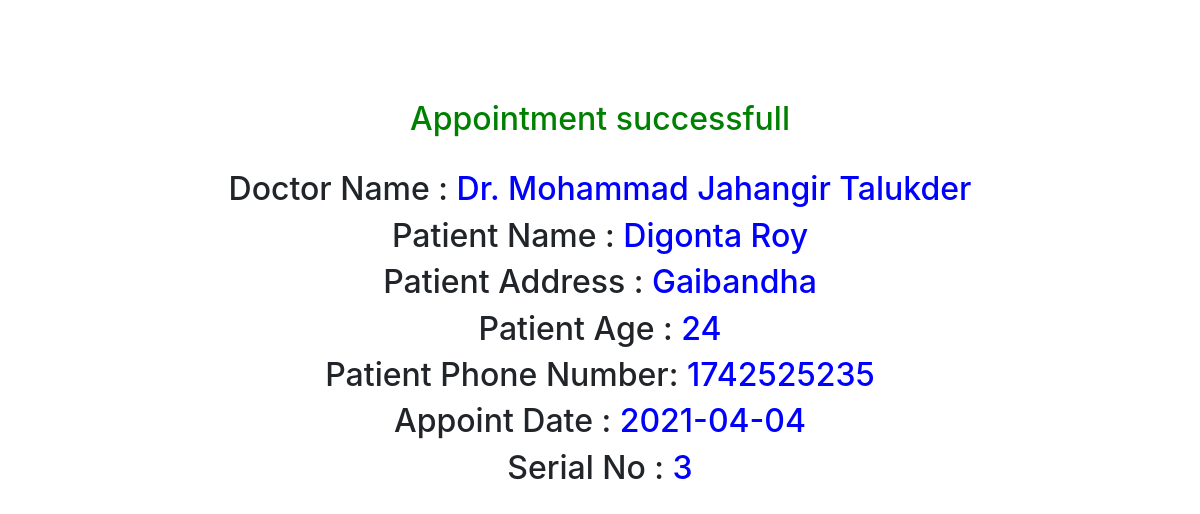
/appointment.php (signed in), run on the app's committed database.
### tables this page shows
CREATE TABLE `appointmentinfo` (
  `id` int(100) NOT NULL,
  `name` varchar(100) NOT NULL,
  `address` varchar(255) NOT NULL,
  `age` int(100) NOT NULL,
  `pnumber` int(100) NOT NULL,
  `date` date NOT NULL,
  `doctorname` varchar(100) NOT NULL
);

### appointment.php (the view, shortened to what this page needs)
<?php
include "lip/connection.php";
$sql = "SELECT * FROM appointmentinfo";
$result = $con->query($sql);
$count = $result -> num_rows;
if ($count > 0 ) {
  while($row = $result->fetch_assoc()) {
     $id = $row["id"];
     $address= $row["address"];
     $age= $row["age"];
     $date= $row["date"];
     $number= $row["pnumber"];
     $doctorname= $row["doctorname"];
  }
} else {
  echo "0 results";
}
?>
<!DOCTYPE html>
<html>
<head>
	<link rel="stylesheet" href="https://stackpath.bootstrapcdn.com/bootstrap/4.5.2/css/bootstrap.min.css">
</head>
<body>
	<div class="container">
		<h2 class="aa">Appointment successfull</h2><br>
		<h2>Doctor Name : <span ><?php echo $doctorname; ?></span>  </h2>
		<h2>Patient Name : <span ><?php echo isset($_SESSION['name'])? $_SESSION['name']:"";  ?></span>  </h2>
		<h2>Patient Address : <span><?php echo $address;  ?></span> </h2>
		<h2>Patient Age : <span><?php echo $age; ?></span> </h2>
		<h2>Patient Phone Number: <span><?php echo $number; ?></span> </h2>
		<h2>Appoint Date : <span><?php echo $date; ?></span> </h2>
		<h2>Serial No : <span><?php echo $id; ?></span> </h2>
	</div>
</body>
</html>

### appointment.php (style rules this page uses)
body { text-align: center; margin-top: 100px; }
.aa { color: green; }
span { color: blue; }

### data on the page
appointmentinfo: doctorname "Dr. Mohammad Jahangir Talukder", address "Gaibandha", age "24", pnumber "1742525235", date "2021-04-04", id "3"

### other printed values
$_SESSION['name'] "Digonta Roy"
